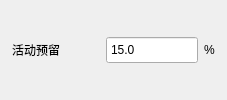
     <widget class="QFrame" name="promotionReserveSection">
      <property name="section">
       <bool>true</bool>
      </property>
      <layout class="QHBoxLayout" name="promotionReserveLayout">
       <property name="spacing">
        <number>6</number>
       </property>
       <property name="leftMargin">
        <number>12</number>
       </property>
       <property name="topMargin">
        <number>6</number>
       </property>
       <property name="rightMargin">
        <number>12</number>
       </property>
       <property name="bottomMargin">
        <number>6</number>
       </property>
       <item>
        <widget class="QLabel" name="lblPromotionReserve">
         <property name="text">
          <string>活动预留</string>
         </property>
         <property name="title">
          <bool>true</bool>
         </property>
        </widget>
       </item>
       <item>
        <spacer name="promotionReserveStretch">
         <property name="orientation">
          <enum>Qt::Horizontal</enum>
         </property>
         <property name="sizeHint">
          <size>
           <width>40</width>
           <height>1</height>
          </size>
         </property>
        </spacer>
       </item>
       <item>
        <widget class="QDoubleSpinBox" name="spinPromotionReserve">
         <property name="minimumSize">
          <size>
           <width>92</width>
           <height>28</height>
          </size>
         </property>
         <property name="maximumSize">
          <size>
           <width>92</width>
           <height>28</height>
          </size>
         </property>
         <property name="buttonSymbols">
          <enum>QAbstractSpinBox::NoButtons</enum>
         </property>
         <property name="decimals">
          <number>1</number>
         </property>
         <property name="maximum">
          <double>99.000000</double>
         </property>
         <property name="value">
          <double>15.000000</double>
         </property>
        </widget>
       </item>
       <item>
        <widget class="QLabel" name="unitPromotionReserve">
         <property name="text">
          <string>%</string>
         </property>
         <property name="unit">
          <bool>true</bool>
         </property>
        </widget>
       </item>
      </layout>
     </widget>
